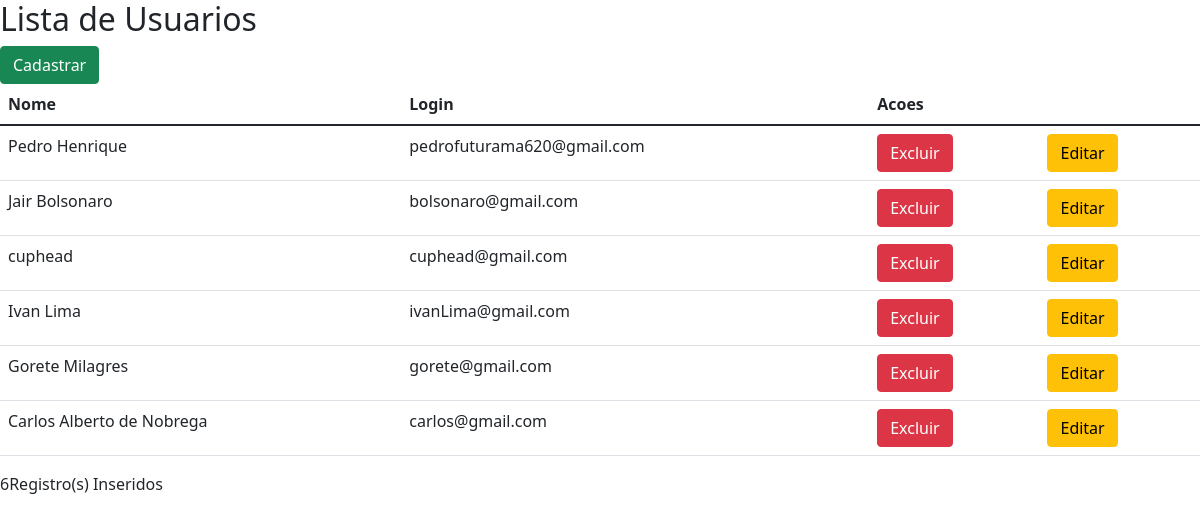
The page / on the database its author committed.
### tables this page shows
CREATE TABLE `usuarios` (
  `id` int(11) NOT NULL,
  `nome` varchar(100) NOT NULL,
  `login` varchar(100) NOT NULL
);

### index.php (the view, shortened to what this page needs)
<!DOCTYPE html>
<html>
<head>
<link href="https://cdn.jsdelivr.net/npm/bootstrap@5.1.3/dist/css/bootstrap.min.css" rel="stylesheet">
</head>
<body>
	<h2>Lista de Usuarios</h2>
	<?php
	include_once "conexao.php";
	$consultar = $conectar->query("SELECT * FROM usuarios");
	echo "<a href='insert_usu.php'><button type='button' class='btn btn-success'>Cadastrar</button></a>";
	echo "<table class='table'>
  <thead class='thead-dark'>
    <tr>
      <th scope='col'>Nome</th>
      <th scope='col'>Login</th>
     <th scope='col'>Acoes</th>
    </tr>
  </thead>";
  while($linha = $consultar->fetch(PDO::FETCH_ASSOC)){
  	echo " <tr>
      <td>$linha[nome]</td>
      <td>$linha[login]</td>
      <td><a href='delete_usu.php?id=$linha[id]'><button type='button' class='btn btn-danger'>Excluir</button></a></td>
      <td><a href='edit_user.php?id=$linha[id]'><button type='button' class='btn btn-warning'>Editar</button></a></td>
    </tr>";
  }
echo "</table>";
echo $consultar->rowCount() . "Registro(s) Inseridos";
?>
</body>
</html>

### rows shown on the page
usuarios: nome "Pedro Henrique", login "pedrofuturama620@gmail.com"
usuarios: nome "Jair Bolsonaro", login "bolsonaro@gmail.com"
usuarios: nome "cuphead", login "cuphead@gmail.com"
usuarios: nome "Ivan Lima", login "ivanLima@gmail.com"
usuarios: nome "Gorete Milagres", login "gorete@gmail.com"
usuarios: nome "Carlos Alberto de Nobrega", login "carlos@gmail.com"

### other values the page prints
$consultar->rowCount() "6"
